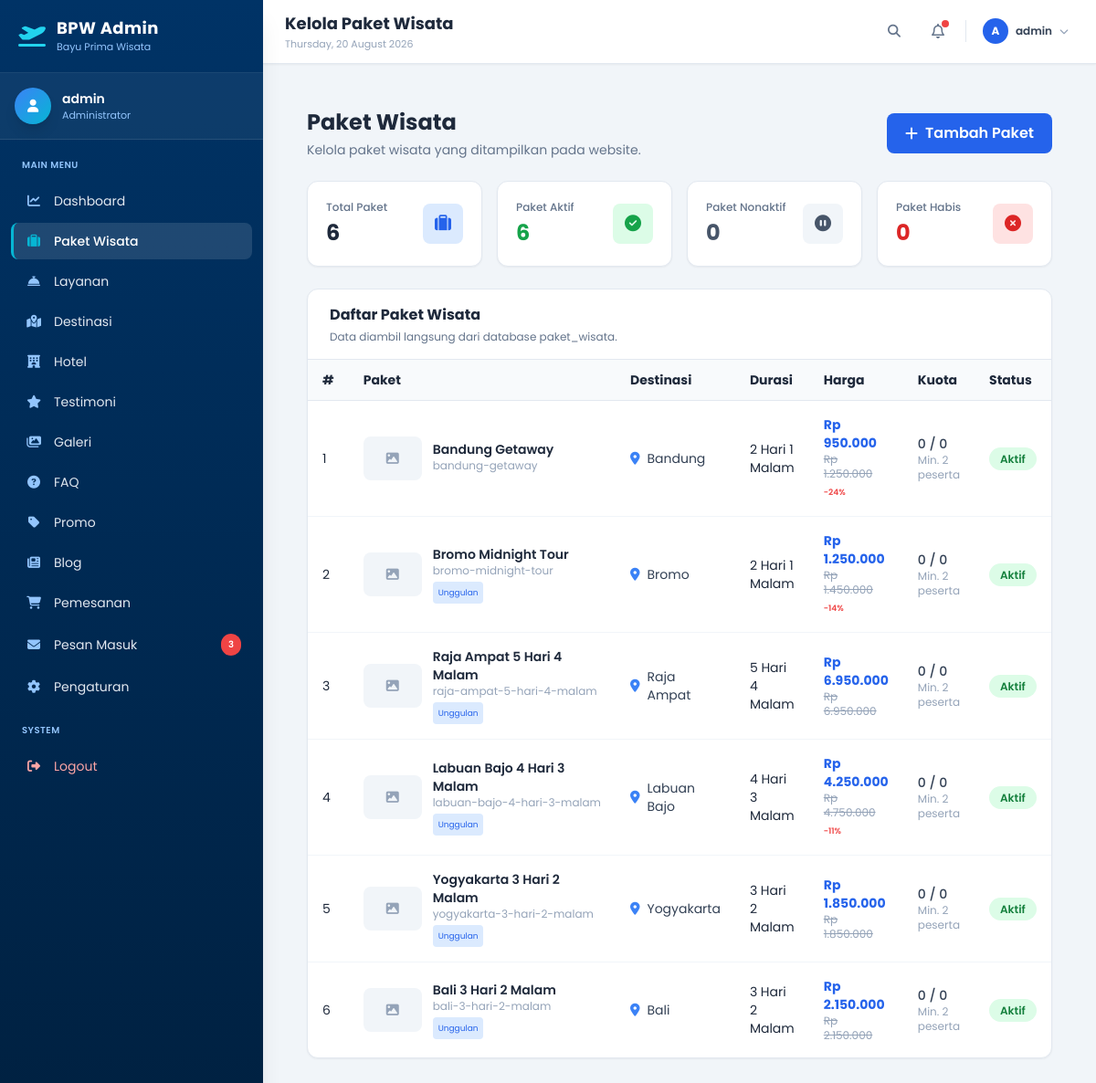
/admin/paket.php (signed in), run on the app's committed database.
### tables this page shows
CREATE TABLE `paket_wisata` (
  `id` int(11) NOT NULL,
  `nama_paket` varchar(200) NOT NULL,
  `slug` varchar(200) NOT NULL,
  `destinasi` varchar(100) NOT NULL,
  `durasi` varchar(50) NOT NULL,
  `harga_normal` decimal(15,0) NOT NULL,
  `harga_diskon` decimal(15,0) DEFAULT NULL,
  `diskon_persen` int(3) DEFAULT 0,
  `deskripsi` text DEFAULT NULL,
  `itinerary` text DEFAULT NULL,
  `fasilitas` text DEFAULT NULL,
  `termasuk` text DEFAULT NULL,
  `tidak_termasuk` text DEFAULT NULL,
  `gambar_utama` varchar(255) DEFAULT NULL,
  `gambar_lain` text DEFAULT NULL,
  `kuota` int(11) DEFAULT 0,
  `tersisa` int(11) DEFAULT 0,
  `minimal_peserta` int(11) DEFAULT 2,
  `status` enum('aktif','nonaktif','habis') DEFAULT 'aktif',
  `is_featured` tinyint(1) DEFAULT 0,
  `is_flash_sale` tinyint(1) DEFAULT 0,
  `views` int(11) DEFAULT 0,
  `created_at` timestamp NOT NULL DEFAULT current_timestamp(),
  `updated_at` timestamp NOT NULL DEFAULT current_timestamp() ON UPDATE current_timestamp()
);

### config/database.php (called while the page is built, shortened)
<?php
class Database {
    private $host = 'localhost';
    private $db_name = 'db_bpw';
    private $username = 'root';
    private $password = '';
    public function getConnection() {
        try {
            $this->conn = new PDO("mysql:host=" . $this->host . ";dbname=" . $this->db_name . ";charset=utf8mb4", $this->username, $this->password);
            $this->conn->setAttribute(PDO::ATTR_ERRMODE, PDO::ERRMODE_EXCEPTION);
            $this->conn->setAttribute(PDO::ATTR_DEFAULT_FETCH_MODE, PDO::FETCH_ASSOC);
            return $this->conn;
        } catch(PDOException $e) {
            die("Koneksi database gagal: " . $e->getMessage());
        }
    }
}
function db_query($sql, $params = []) {
    $db = (new Database())->getConnection();
    $stmt = $db->prepare($sql);
    $stmt->execute($params);
    return $stmt;
}
function db_get_all($sql, $params = []) {
    return db_query($sql, $params)->fetchAll();
}

### admin/paket.php (the view, shortened to what this page needs)
<?php
require_once '../layout/admin_header.php';
require_once __DIR__ . '/../config/database.php';
$query = "SELECT * FROM paket_wisata ORDER BY id DESC";
$paket_list = db_get_all($query);
$total_paket    = count($paket_list);
$total_aktif    = 0;
$total_nonaktif = 0;
$total_habis    = 0;
foreach ($paket_list as $paket) {
    $status = $paket['status'] ?? '';
    if ($status === 'aktif') $total_aktif++;
    elseif ($status === 'nonaktif') $total_nonaktif++;
    elseif ($status === 'habis') $total_habis++;
}
?>
<!DOCTYPE html>
<html lang="id">
<head>
    <script src="https://cdn.tailwindcss.com"></script>
    <link rel="stylesheet" href="https://cdnjs.cloudflare.com/ajax/libs/font-awesome/6.5.2/css/all.min.css">
</head>
<body class="bg-slate-100 antialiased">
    <div class="flex min-h-screen w-full">
        <main class="flex-1 min-w-0 p-4 md:p-6 overflow-y-auto">
            <div class="flex flex-col md:flex-row md:items-center md:justify-between gap-4 mb-6">
                <div>
                    <h1 class="text-2xl font-bold text-slate-800">Paket Wisata</h1>
                    <p class="text-sm text-slate-500 mt-1">Kelola paket wisata yang ditampilkan pada website.</p>
                </div>
                <a href="paket/tambah.php" class="inline-flex items-center justify-center gap-2 bg-blue-600 hover:bg-blue-700 text-white px-5 py-2.5 rounded-lg font-semibold transition">
                    <i class="fa-solid fa-plus"></i>
                    Tambah Paket
                </a>
            </div>
            <div class="grid grid-cols-1 sm:grid-cols-2 lg:grid-cols-4 gap-4 mb-6">
                <div class="bg-white rounded-xl border border-slate-200 shadow-sm p-5">
                    <div class="flex items-center justify-between">
                        <div>
                            <p class="text-xs text-slate-500 font-medium">Total Paket</p>
                            <h2 class="text-2xl font-bold text-slate-800 mt-1"><?= $total_paket; ?></h2>
                        </div>
                        <div class="w-11 h-11 rounded-lg bg-blue-100 text-blue-600 flex items-center justify-center">
                            <i class="fa-solid fa-suitcase text-lg"></i>
                        </div>
                    </div>
                </div>
                <div class="bg-white rounded-xl border border-slate-200 shadow-sm p-5">
                    <div class="flex items-center justify-between">
                        <div>
                            <p class="text-xs text-slate-500 font-medium">Paket Aktif</p>
                            <h2 class="text-2xl font-bold text-green-600 mt-1"><?= $total_aktif; ?></h2>
                        </div>
                        <div class="w-11 h-11 rounded-lg bg-green-100 text-green-600 flex items-center justify-center">
                            <i class="fa-solid fa-circle-check text-lg"></i>
                        </div>
                    </div>
                </div>
                <div class="bg-white rounded-xl border border-slate-200 shadow-sm p-5">
                    <div class="flex items-center justify-between">
                        <div>
                            <p class="text-xs text-slate-500 font-medium">Paket Nonaktif</p>
                            <h2 class="text-2xl font-bold text-slate-600 mt-1"><?= $total_nonaktif; ?></h2>
                        </div>
                        <div class="w-11 h-11 rounded-lg bg-slate-100 text-slate-600 flex items-center justify-center">
                            <i class="fa-solid fa-circle-pause text-lg"></i>
                        </div>
                    </div>
                </div>
                <div class="bg-white rounded-xl border border-slate-200 shadow-sm p-5">
                    <div class="flex items-center justify-between">
                        <div>
                            <p class="text-xs text-slate-500 font-medium">Paket Habis</p>
                            <h2 class="text-2xl font-bold text-red-600 mt-1"><?= $total_habis; ?></h2>
                        </div>
                        <div class="w-11 h-11 rounded-lg bg-red-100 text-red-600 flex items-center justify-center">
                            <i class="fa-solid fa-circle-xmark text-lg"></i>
                        </div>
                    </div>
                </div>
            </div>
            <div class="bg-white rounded-xl shadow-sm border border-slate-200 overflow-hidden">
                <div class="px-5 md:px-6 py-4 border-b border-slate-200">
                    <h2 class="font-bold text-slate-800">Daftar Paket Wisata</h2>
                    <p class="text-xs text-slate-500 mt-1">Data diambil langsung dari database paket_wisata.</p>
                </div>
                <div class="overflow-x-auto">
                    <table class="w-full text-sm">
                        <thead class="bg-slate-50 border-b border-slate-200">
                            <tr>
                                <th class="px-4 py-3 text-left whitespace-nowrap">#</th>
                                <th class="px-4 py-3 text-left whitespace-nowrap">Paket</th>
                                <th class="px-4 py-3 text-left whitespace-nowrap">Destinasi</th>
                                <th class="px-4 py-3 text-left whitespace-nowrap">Durasi</th>
                                <th class="px-4 py-3 text-left whitespace-nowrap">Harga</th>
                                <th class="px-4 py-3 text-left whitespace-nowrap">Kuota</th>
                                <th class="px-4 py-3 text-left whitespace-nowrap">Status</th>
                            </tr>
                        </thead>
                        <tbody class="divide-y divide-slate-100">
                            <?php if (!empty($paket_list)): ?>
                                <?php $no = 1; ?>
                                <?php foreach ($paket_list as $paket): ?>
                                    <tr class="hover:bg-slate-50 transition">
                                        <td class="px-4 py-4"><?= $no++; ?></td>
                                        <td class="px-4 py-4">
                                            <div class="flex items-center gap-3">
                                                <?php if (!empty($paket['gambar_utama'])): ?>
                                                    <img src="../images/paket/<?= htmlspecialchars($paket['gambar_utama']); ?>"
                                                         class="w-16 h-12 object-cover rounded-lg shrink-0"
                                                         alt="<?= htmlspecialchars($paket['nama_paket'] ?? ''); ?>"
                                                         onerror="this.style.display='none';">
                                                <?php else: ?>
                                                    <div class="w-16 h-12 rounded-lg bg-slate-100 flex items-center justify-center shrink-0">
                                                        <i class="fa-solid fa-image text-slate-400"></i>
                                                    </div>
                                                <?php endif; ?>
                                                <div class="min-w-0">
                                                    <p class="font-semibold text-slate-800"><?= htmlspecialchars($paket['nama_paket'] ?? 'Tanpa Nama'); ?></p>
                                                    <p class="text-xs text-slate-400 truncate max-w-[220px]"><?= htmlspecialchars($paket['slug'] ?? ''); ?></p>
                                                    <div class="flex gap-1 mt-1">
                                                        <?php if (!empty($paket['is_featured'])): ?>
                                                            <span class="text-[9px] bg-blue-100 text-blue-600 px-1.5 py-0.5 rounded">Unggulan</span>
                                                        <?php endif; ?>
                                                    </div>
                                                </div>
                                            </div>
                                        </td>
                                        <td class="px-4 py-4">
                                            <div class="flex items-center gap-2 text-slate-700">
                                                <i class="fa-solid fa-location-dot text-blue-500"></i>
                                                <?= htmlspecialchars($paket['destinasi'] ?? '-'); ?>
                                            </div>
                                        </td>
                                        <td class="px-4 py-4"><?= htmlspecialchars($paket['durasi'] ?? '-'); ?></td>
                                        <td class="px-4 py-4">
                                            <?php if (!empty($paket['harga_diskon']) && $paket['harga_diskon'] > 0): ?>
                                                <p class="font-bold text-blue-600">Rp <?= number_format($paket['harga_diskon'], 0, ',', '.'); ?></p>
                                                <p class="text-xs text-slate-400 line-through">Rp <?= number_format($paket['harga_normal'] ?? 0, 0, ',', '.'); ?></p>
                                                <?php if (!empty($paket['diskon_persen'])): ?>
                                                    <span class="text-[9px] text-red-500 font-semibold">-<?= (int)$paket['diskon_persen']; ?>%</span>
                                                <?php endif; ?>
                                            <?php else: ?>
                                                <p class="font-bold text-blue-600">Rp <?= number_format($paket['harga_normal'] ?? 0, 0, ',', '.'); ?></p>
                                            <?php endif; ?>
                                        </td>
                                        <td class="px-4 py-4">
                                            <p class="font-medium text-slate-700"><?= (int)($paket['tersisa'] ?? 0); ?> / <?= (int)($paket['kuota'] ?? 0); ?></p>
                                            <p class="text-xs text-slate-400">Min. <?= (int)($paket['minimal_peserta'] ?? 2); ?> peserta</p>
                                        </td>
                                        <td class="px-4 py-4">
                                            <?php
                                            $status = $paket['status'] ?? 'nonaktif';
                                            if ($status === 'aktif'):
                                            ?>
                                                <span class="px-3 py-1 rounded-full text-xs font-semibold bg-green-100 text-green-700">Aktif</span>
                                            <?php elseif ($status === 'habis'): ?>
                                                <span class="px-3 py-1 rounded-full text-xs font-semibold bg-red-100 text-red-700">Habis</span>
                                            <?php else: ?>
                                                <span class="px-3 py-1 rounded-full text-xs font-semibold bg-slate-100 text-slate-600">Nonaktif</span>
                                            <?php endif; ?>
                                        </td>
                                    </tr>
                                <?php endforeach; ?>
                            <?php endif; ?>
                        </tbody>
                    </table>
                </div>
            </div>
        </main>
    </div>
</body>
</html>

### data on the page
paket_wisata: nama_paket "Bandung Getaway", slug "bandung-getaway", destinasi "Bandung", durasi "2 Hari 1 Malam", harga_diskon "950.000", harga_normal "1.250.000", diskon_persen "24", tersisa "0", kuota "0", minimal_peserta "2", status "Aktif"
paket_wisata: nama_paket "Bromo Midnight Tour", slug "bromo-midnight-tour", is_featured "Unggulan", destinasi "Bromo", durasi "2 Hari 1 Malam", harga_diskon "1.250.000", harga_normal "1.450.000", diskon_persen "14", tersisa "0", kuota "0", minimal_peserta "2", status "Aktif"
paket_wisata: nama_paket "Raja Ampat 5 Hari 4 Malam", slug "raja-ampat-5-hari-4-malam", is_featured "Unggulan", destinasi "Raja Ampat", durasi "5 Hari 4 Malam", harga_diskon "6.950.000", harga_normal "6.950.000", tersisa "0", kuota "0", minimal_peserta "2", status "Aktif"
paket_wisata: nama_paket "Labuan Bajo 4 Hari 3 Malam", slug "labuan-bajo-4-hari-3-malam", is_featured "Unggulan", destinasi "Labuan Bajo", durasi "4 Hari 3 Malam", harga_diskon "4.250.000", harga_normal "4.750.000", diskon_persen "11", tersisa "0", kuota "0", minimal_peserta "2", status "Aktif"
paket_wisata: nama_paket "Yogyakarta 3 Hari 2 Malam", slug "yogyakarta-3-hari-2-malam", is_featured "Unggulan", destinasi "Yogyakarta", durasi "3 Hari 2 Malam", harga_diskon "1.850.000", harga_normal "1.850.000", tersisa "0", kuota "0", minimal_peserta "2", status "Aktif"
paket_wisata: nama_paket "Bali 3 Hari 2 Malam", slug "bali-3-hari-2-malam", is_featured "Unggulan", destinasi "Bali", durasi "3 Hari 2 Malam", harga_diskon "2.150.000", harga_normal "2.150.000", tersisa "0", kuota "0", minimal_peserta "2", status "Aktif"

### other printed values
$_SESSION['admin_username'] "admin"
$label "Dashboard"
$label "Paket Wisata"
$label "Layanan"
$label "Destinasi"
$label "Hotel"
$label "Testimoni"
$label "Galeri"
$label "FAQ"
$label "Promo"
$label "Blog"
$label "Pemesanan"
$label "Pesan Masuk"
$label "Pengaturan"
$page_title "Kelola Paket Wisata"
